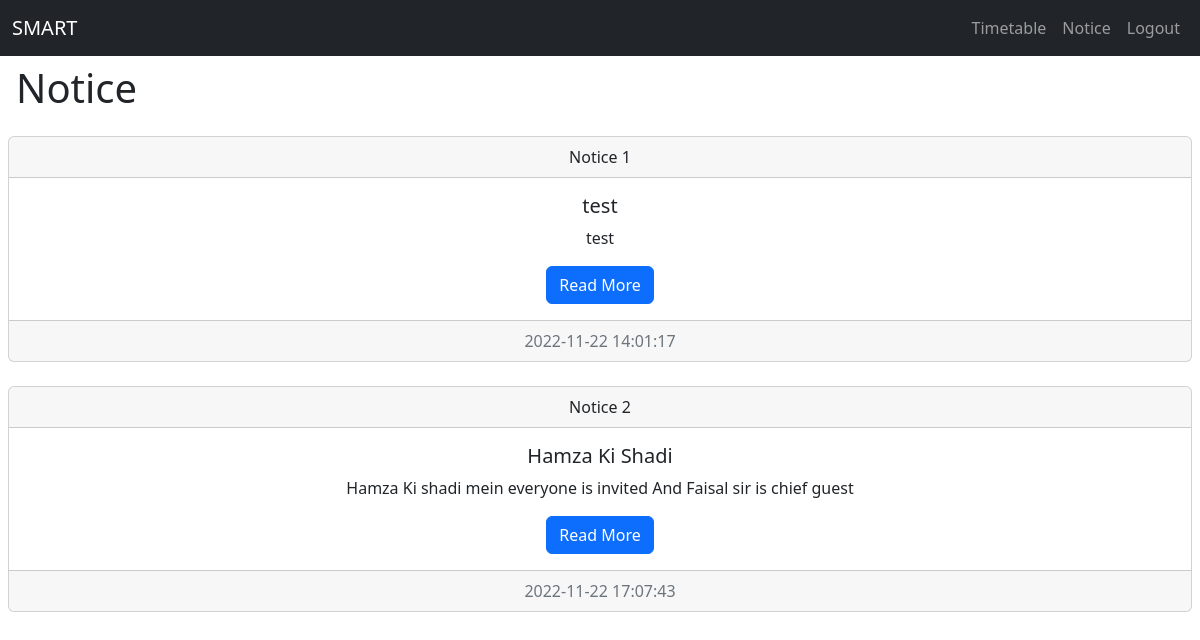
Page /student/noticegenral.php (signed in) on the committed database.
### tables this page shows
CREATE TABLE `notice` (
  `sno` int(2) NOT NULL,
  `title` varchar(100) NOT NULL,
  `description` text NOT NULL,
  `tstamp` timestamp NOT NULL DEFAULT current_timestamp() ON UPDATE current_timestamp()
);

### student/noticegenral.php (the view, shortened to what this page needs)
<!DOCTYPE html>
<html lang='en'>
<head>
  <link href='https://cdn.jsdelivr.net/npm/bootstrap@5.2.3/dist/css/bootstrap.min.css' rel='stylesheet'>
</head>
<body>
  <?php include 'nav.php'; ?>
  <h1 class="mx-3 my-2">Notice</h1>
  <?php
 $server="localhost";
 $username="root";
 $password="";
 $databse="admin_db";
 $conn=mysqli_connect($server, $username, $password, $databse);
  $sql = 'SELECT * FROM notice';
  $res = mysqli_query($conn, $sql);
  $sno = 1;
  while ($row = mysqli_fetch_array($res)) {
    $title = $row['title'];
    echo "
    <div class='card text-center mx-2 my-4'>
    <div class='card-header'>
      Notice " .$sno ."
    </div>
    <div class='card-body'>
      <h5 class='card-title'>" .$row['title'] ."</h5>
      <p class='card-text'>" . ($row['description']) . "</p>
      <a href='infonotice.php?title=$title' class='btn btn-primary'>Read More</a>
    </div>
    <div class='card-footer text-muted'>
      " . ($row['tstamp']) . "
    </div>
  </div>
  ";
  $sno+=1;
  }
  ?>
</body>
</html>

### rows in the picture
notice: title "test", description "test", tstamp "2022-11-22 14:01:17"
notice: title "Hamza Ki Shadi", description "Hamza Ki shadi mein everyone is invited And Faisal sir is chief guest", tstamp "2022-11-22 17:07:43"
